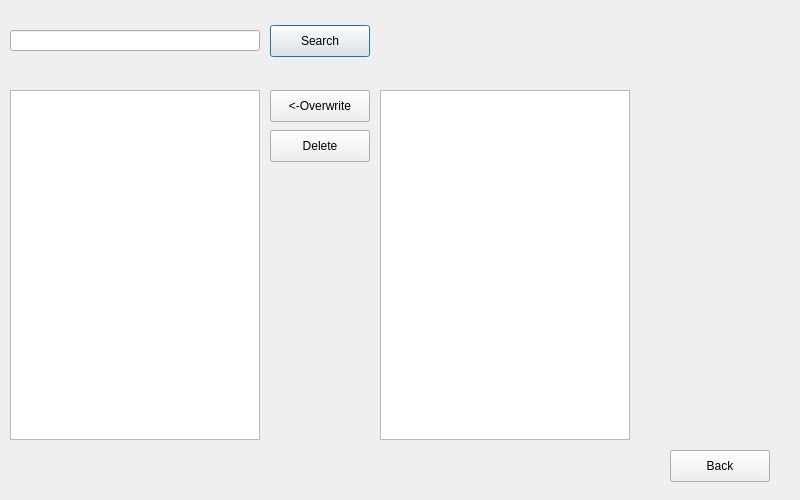
<?xml version="1.0" encoding="UTF-8"?>
<ui version="4.0">
 <class>findDocument</class>
 <widget class="QDialog" name="findDocument">
  <property name="geometry">
   <rect>
    <x>0</x>
    <y>0</y>
    <width>800</width>
    <height>500</height>
   </rect>
  </property>
  <property name="windowTitle">
   <string>Dialog</string>
  </property>
  <widget class="QTextBrowser" name="print">
   <property name="geometry">
    <rect>
     <x>10</x>
     <y>90</y>
     <width>250</width>
     <height>350</height>
    </rect>
   </property>
  </widget>
  <widget class="QLineEdit" name="searchInput">
   <property name="geometry">
    <rect>
     <x>10</x>
     <y>30</y>
     <width>250</width>
     <height>21</height>
    </rect>
   </property>
  </widget>
  <widget class="QPushButton" name="search">
   <property name="geometry">
    <rect>
     <x>270</x>
     <y>25</y>
     <width>100</width>
     <height>32</height>
    </rect>
   </property>
   <property name="text">
    <string>Search</string>
   </property>
  </widget>
  <widget class="QPushButton" name="overwrite">
   <property name="geometry">
    <rect>
     <x>270</x>
     <y>90</y>
     <width>100</width>
     <height>32</height>
    </rect>
   </property>
   <property name="text">
    <string>&lt;-Overwrite</string>
   </property>
  </widget>
  <widget class="QPushButton" name="back">
   <property name="geometry">
    <rect>
     <x>670</x>
     <y>450</y>
     <width>100</width>
     <height>32</height>
    </rect>
   </property>
   <property name="text">
    <string>Back</string>
   </property>
  </widget>
  <widget class="QTextEdit" name="editInput">
   <property name="geometry">
    <rect>
     <x>380</x>
     <y>90</y>
     <width>250</width>
     <height>350</height>
    </rect>
   </property>
  </widget>
  <widget class="QPushButton" name="deleteButton">
   <property name="geometry">
    <rect>
     <x>270</x>
     <y>130</y>
     <width>100</width>
     <height>32</height>
    </rect>
   </property>
   <property name="text">
    <string>Delete</string>
   </property>
  </widget>
 </widget>
 <resources/>
 <connections/>
</ui>
